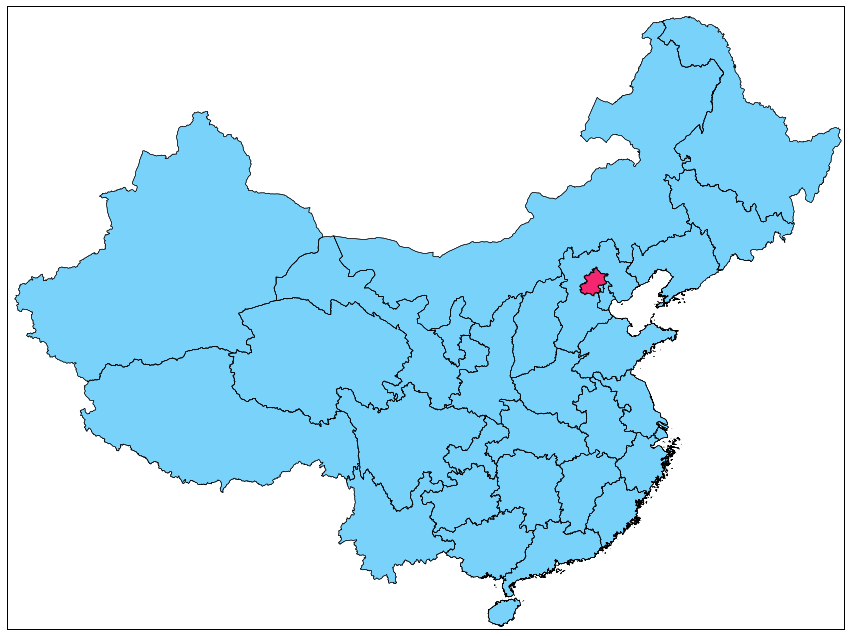

Reproduce this figure in Python.
# -*- coding: utf-8 -*-
"""
拓展shapfile
构建填充色块的功能
"""
import os
import sys
reload(sys)
sys.setdefaultencoding('utf8')  # 编译环境utf8

# # https://support.enthought.com/hc/en-us/articles/207291386-Matplotlib-1-5-1-Font-Cache-Warning
# import matplotlib as mpl
# font_cache_path = mpl.get_cachedir() + '/fontList.cache'
# os.remove(font_cache_path)
import matplotlib.pyplot as plt
from mpl_toolkits.basemap import Basemap
from mpl_draw_patch import mpl_draw_patch, shapefiles_DIR


def test():
    fig = plt.figure()
    ax = fig.add_subplot(111)

    # 构建地图实例
    m = Basemap(projection='merc',
                llcrnrlon=73,
                llcrnrlat=18,
                urcrnrlon=135,
                urcrnrlat=54,
                resolution='c',
                lat_0=38.5,
                lon_0=95)
    filename = os.path.join(shapefiles_DIR, 'CHN_adm_shp/CHN_adm1')
    mpl_draw_patch(ax, m, filename, ('_all', None))
    mpl_draw_patch(ax, m, filename, ('NAME_1', 'Beijing'), facecolor='#F52670')
    fig.set_size_inches(50, 40)
    fig.savefig('test.png', dpi=72, bbox_inches='tight')
    # plt.show()


if __name__ == '__main__':
    test()
